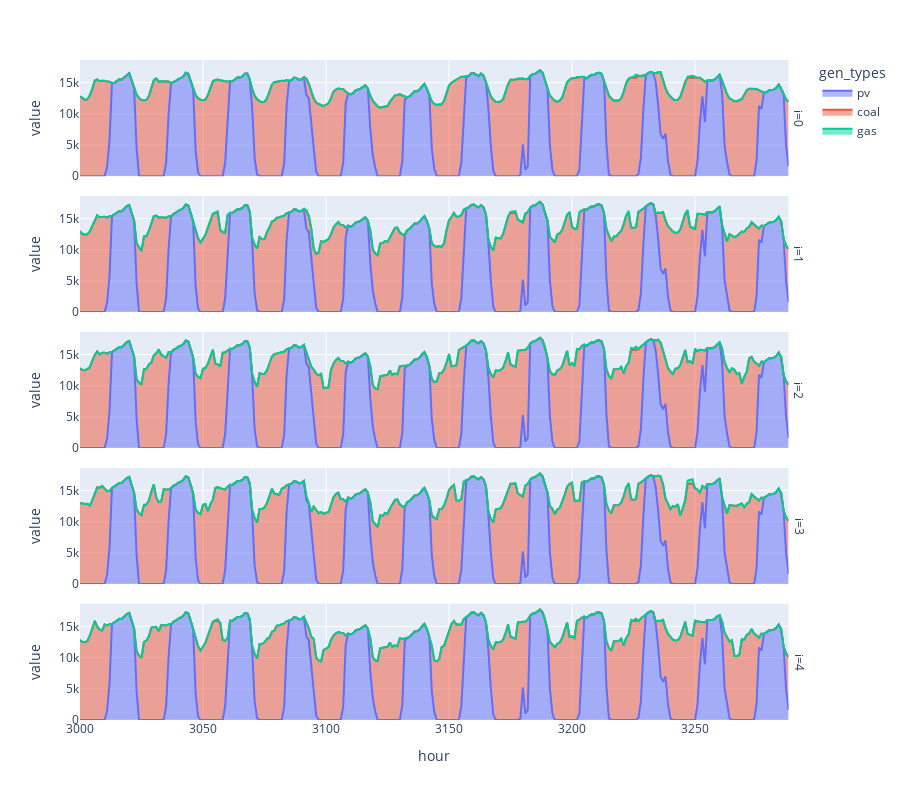

Notebook code cell kept with this figure:
### Code cell
gen_df = pd.DataFrame()
for i, g_df in enumerate(all_generation):
    g_df["i"] = i
    gen_df = pd.concat([gen_df, g_df])

fig = px.area(gen_df, x="hour",y="value", color="gen_types", facet_row="i")

fig.update_layout(height=800)

### Figure 1 — Plotly figure (JSON) as saved in the notebook; plotly's stock layout.template omitted (floating-point values rounded to 4 significant figures; data arrays with more than 128 entries replaced by an {"elided": "..."} marker saying what was removed)
{"data": [{"fillpattern": {"shape": ""}, "hovertemplate": "gen_types=pv<br>i=0<br>hour=%{x}<br>value=%{y}<extra></extra>", "legendgroup": "pv", "line": {"color": "#636efa"}, "marker": {"symbol": "circle"}, "mode": "lines", "name": "pv", "orientation": "v", "showlegend": true, "stackgroup": "1", "type": "scatter", "x": {"elided": "289 int values"}, "xaxis": "x5", "y": {"elided": "289 float values"}, "yaxis": "y5"}, {"fillpattern": {"shape": ""}, "hovertemplate": "gen_types=pv<br>i=1<br>hour=%{x}<br>value=%{y}<extra></extra>", "legendgroup": "pv", "line": {"color": "#636efa"}, "marker": {"symbol": "circle"}, "mode": "lines", "name": "pv", "orientation": "v", "showlegend": false, "stackgroup": "1", "type": "scatter", "x": {"elided": "289 int values"}, "xaxis": "x4", "y": {"elided": "289 float values"}, "yaxis": "y4"}, {"fillpattern": {"shape": ""}, "hovertemplate": "gen_types=pv<br>i=2<br>hour=%{x}<br>value=%{y}<extra></extra>", "legendgroup": "pv", "line": {"color": "#636efa"}, "marker": {"symbol": "circle"}, "mode": "lines", "name": "pv", "orientation": "v", "showlegend": false, "stackgroup": "1", "type": "scatter", "x": {"elided": "289 int values"}, "xaxis": "x3", "y": {"elided": "289 float values"}, "yaxis": "y3"}, {"fillpattern": {"shape": ""}, "hovertemplate": "gen_types=pv<br>i=3<br>hour=%{x}<br>value=%{y}<extra></extra>", "legendgroup": "pv", "line": {"color": "#636efa"}, "marker": {"symbol": "circle"}, "mode": "lines", "name": "pv", "orientation": "v", "showlegend": false, "stackgroup": "1", "type": "scatter", "x": {"elided": "289 int values"}, "xaxis": "x2", "y": {"elided": "289 float values"}, "yaxis": "y2"}, {"fillpattern": {"shape": ""}, "hovertemplate": "gen_types=pv<br>i=4<br>hour=%{x}<br>value=%{y}<extra></extra>", "legendgroup": "pv", "line": {"color": "#636efa"}, "marker": {"symbol": "circle"}, "mode": "lines", "name": "pv", "orientation": "v", "showlegend": false, "stackgroup": "1", "type": "scatter", "x": {"elided": "289 int values"}, "xaxis": "x", "y": {"elided": "289 float values"}, "yaxis": "y"}, {"fillpattern": {"shape": ""}, "hovertemplate": "gen_types=coal<br>i=0<br>hour=%{x}<br>value=%{y}<extra></extra>", "legendgroup": "coal", "line": {"color": "#EF553B"}, "marker": {"symbol": "circle"}, "mode": "lines", "name": "coal", "orientation": "v", "showlegend": true, "stackgroup": "1", "type": "scatter", "x": {"elided": "289 int values"}, "xaxis": "x5", "y": {"elided": "289 float values"}, "yaxis": "y5"}, {"fillpattern": {"shape": ""}, "hovertemplate": "gen_types=coal<br>i=1<br>hour=%{x}<br>value=%{y}<extra></extra>", "legendgroup": "coal", "line": {"color": "#EF553B"}, "marker": {"symbol": "circle"}, "mode": "lines", "name": "coal", "orientation": "v", "showlegend": false, "stackgroup": "1", "type": "scatter", "x": {"elided": "289 int values"}, "xaxis": "x4", "y": {"elided": "289 float values"}, "yaxis": "y4"}, {"fillpattern": {"shape": ""}, "hovertemplate": "gen_types=coal<br>i=2<br>hour=%{x}<br>value=%{y}<extra></extra>", "legendgroup": "coal", "line": {"color": "#EF553B"}, "marker": {"symbol": "circle"}, "mode": "lines", "name": "coal", "orientation": "v", "showlegend": false, "stackgroup": "1", "type": "scatter", "x": {"elided": "289 int values"}, "xaxis": "x3", "y": {"elided": "289 float values"}, "yaxis": "y3"}, {"fillpattern": {"shape": ""}, "hovertemplate": "gen_types=coal<br>i=3<br>hour=%{x}<br>value=%{y}<extra></extra>", "legendgroup": "coal", "line": {"color": "#EF553B"}, "marker": {"symbol": "circle"}, "mode": "lines", "name": "coal", "orientation": "v", "showlegend": false, "stackgroup": "1", "type": "scatter", "x": {"elided": "289 int values"}, "xaxis": "x2", "y": {"elided": "289 float values"}, "yaxis": "y2"}, {"fillpattern": {"shape": ""}, "hovertemplate": "gen_types=coal<br>i=4<br>hour=%{x}<br>value=%{y}<extra></extra>", "legendgroup": "coal", "line": {"color": "#EF553B"}, "marker": {"symbol": "circle"}, "mode": "lines", "name": "coal", "orientation": "v", "showlegend": false, "stackgroup": "1", "type": "scatter", "x": {"elided": "289 int values"}, "xaxis": "x", "y": {"elided": "289 float values"}, "yaxis": "y"}, {"fillpattern": {"shape": ""}, "hovertemplate": "gen_types=gas<br>i=0<br>hour=%{x}<br>value=%{y}<extra></extra>", "legendgroup": "gas", "line": {"color": "#00cc96"}, "marker": {"symbol": "circle"}, "mode": "lines", "name": "gas", "orientation": "v", "showlegend": true, "stackgroup": "1", "type": "scatter", "x": {"elided": "289 int values"}, "xaxis": "x5", "y": {"elided": "289 float values"}, "yaxis": "y5"}, {"fillpattern": {"shape": ""}, "hovertemplate": "gen_types=gas<br>i=1<br>hour=%{x}<br>value=%{y}<extra></extra>", "legendgroup": "gas", "line": {"color": "#00cc96"}, "marker": {"symbol": "circle"}, "mode": "lines", "name": "gas", "orientation": "v", "showlegend": false, "stackgroup": "1", "type": "scatter", "x": {"elided": "289 int values"}, "xaxis": "x4", "y": {"elided": "289 float values"}, "yaxis": "y4"}, {"fillpattern": {"shape": ""}, "hovertemplate": "gen_types=gas<br>i=2<br>hour=%{x}<br>value=%{y}<extra></extra>", "legendgroup": "gas", "line": {"color": "#00cc96"}, "marker": {"symbol": "circle"}, "mode": "lines", "name": "gas", "orientation": "v", "showlegend": false, "stackgroup": "1", "type": "scatter", "x": {"elided": "289 int values"}, "xaxis": "x3", "y": {"elided": "289 float values"}, "yaxis": "y3"}, {"fillpattern": {"shape": ""}, "hovertemplate": "gen_types=gas<br>i=3<br>hour=%{x}<br>value=%{y}<extra></extra>", "legendgroup": "gas", "line": {"color": "#00cc96"}, "marker": {"symbol": "circle"}, "mode": "lines", "name": "gas", "orientation": "v", "showlegend": false, "stackgroup": "1", "type": "scatter", "x": {"elided": "289 int values"}, "xaxis": "x2", "y": {"elided": "289 float values"}, "yaxis": "y2"}, {"fillpattern": {"shape": ""}, "hovertemplate": "gen_types=gas<br>i=4<br>hour=%{x}<br>value=%{y}<extra></extra>", "legendgroup": "gas", "line": {"color": "#00cc96"}, "marker": {"symbol": "circle"}, "mode": "lines", "name": "gas", "orientation": "v", "showlegend": false, "stackgroup": "1", "type": "scatter", "x": {"elided": "289 int values"}, "xaxis": "x", "y": {"elided": "289 float values"}, "yaxis": "y"}], "layout": {"annotations": [{"font": {}, "showarrow": false, "text": "i=4", "textangle": 90, "x": 0.98, "xanchor": "left", "xref": "paper", "y": 0.088, "yanchor": "middle", "yref": "paper"}, {"font": {}, "showarrow": false, "text": "i=3", "textangle": 90, "x": 0.98, "xanchor": "left", "xref": "paper", "y": 0.294, "yanchor": "middle", "yref": "paper"}, {"font": {}, "showarrow": false, "text": "i=2", "textangle": 90, "x": 0.98, "xanchor": "left", "xref": "paper", "y": 0.5, "yanchor": "middle", "yref": "paper"}, {"font": {}, "showarrow": false, "text": "i=1", "textangle": 90, "x": 0.98, "xanchor": "left", "xref": "paper", "y": 0.706, "yanchor": "middle", "yref": "paper"}, {"font": {}, "showarrow": false, "text": "i=0", "textangle": 90, "x": 0.98, "xanchor": "left", "xref": "paper", "y": 0.912, "yanchor": "middle", "yref": "paper"}], "height": 800, "legend": {"title": {"text": "gen_types"}, "tracegroupgap": 0}, "margin": {"t": 60}, "xaxis": {"anchor": "y", "domain": [0, 0.98], "title": {"text": "hour"}}, "xaxis2": {"anchor": "y2", "domain": [0, 0.98], "matches": "x", "showticklabels": false}, "xaxis3": {"anchor": "y3", "domain": [0, 0.98], "matches": "x", "showticklabels": false}, "xaxis4": {"anchor": "y4", "domain": [0, 0.98], "matches": "x", "showticklabels": false}, "xaxis5": {"anchor": "y5", "domain": [0, 0.98], "matches": "x", "showticklabels": false}, "yaxis": {"anchor": "x", "domain": [0, 0.176], "title": {"text": "value"}}, "yaxis2": {"anchor": "x2", "domain": [0.206, 0.382], "matches": "y", "title": {"text": "value"}}, "yaxis3": {"anchor": "x3", "domain": [0.412, 0.588], "matches": "y", "title": {"text": "value"}}, "yaxis4": {"anchor": "x4", "domain": [0.618, 0.794], "matches": "y", "title": {"text": "value"}}, "yaxis5": {"anchor": "x5", "domain": [0.824, 1], "matches": "y", "title": {"text": "value"}}}}
